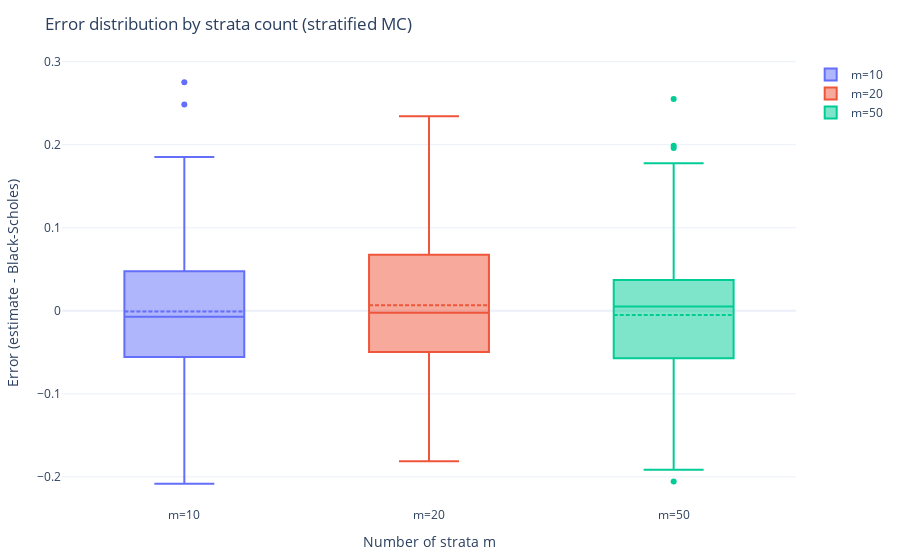

The cell this chart's notebook holds for it:
### Code cell
with box_path.open("rb") as f:
    box_fig = pickle.load(f)
box_fig
